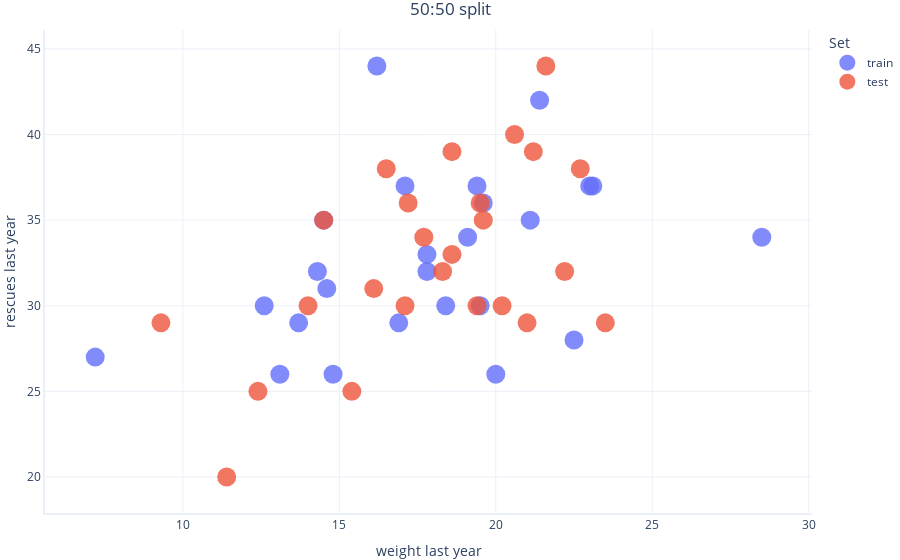
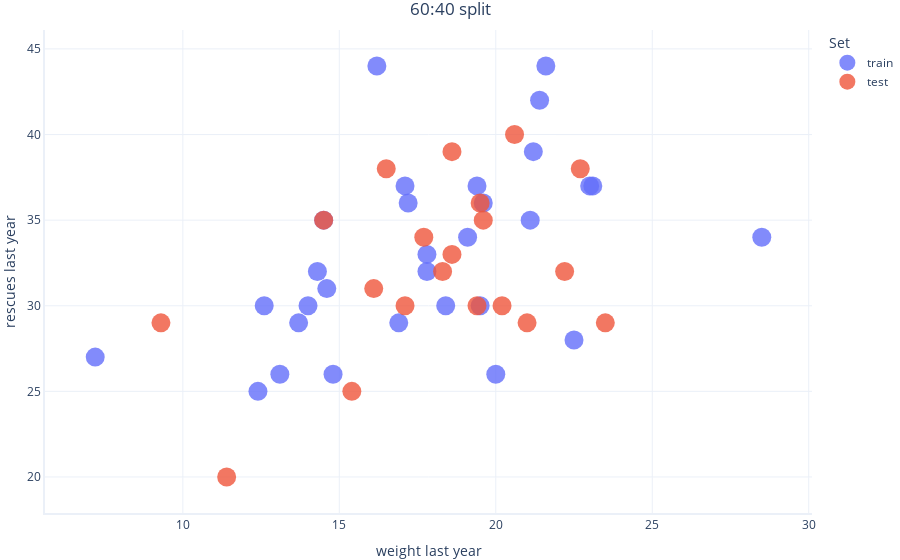
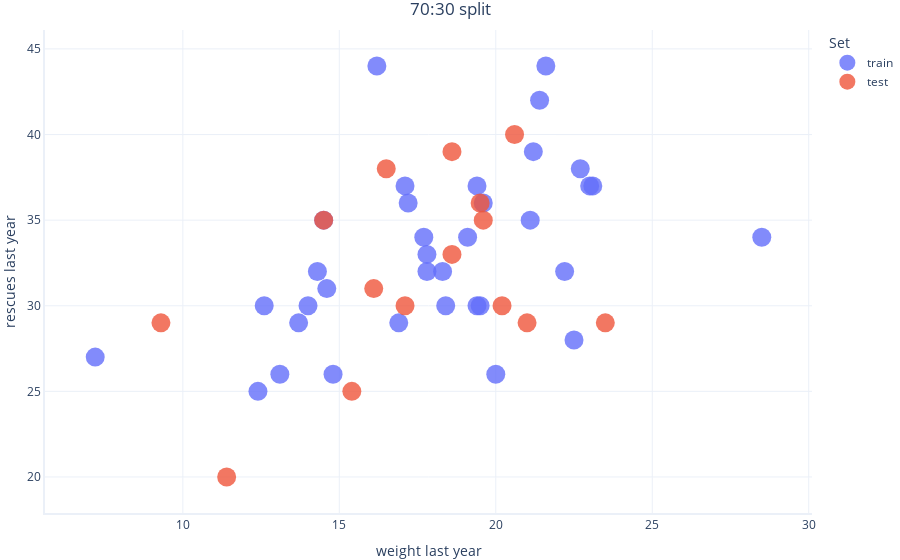
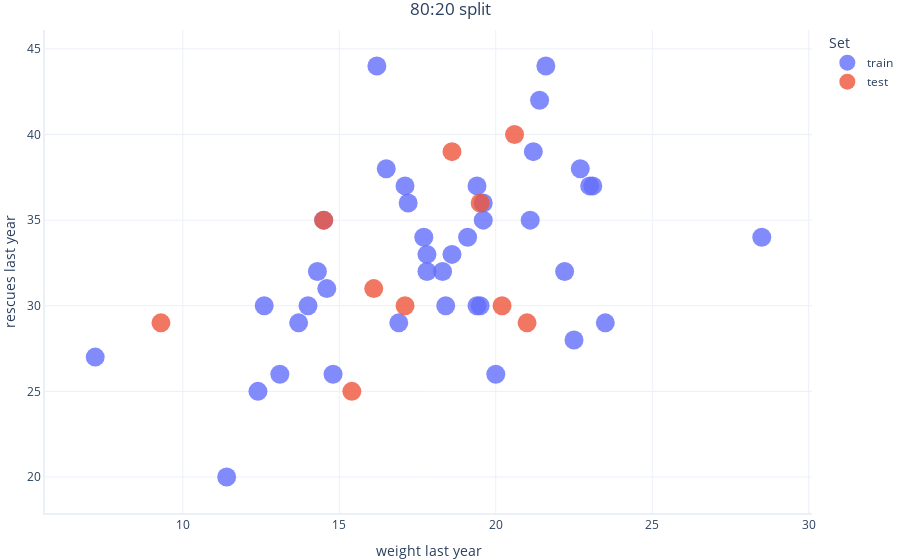

Notebook code cell kept with these figures, in order:
### Markdown cell above
Notice we have 50 observations plotted (which corresponds to the number of samples in the dataset).

## Dataset split ratio comparison
We will now split our dataset using different ratios to understand how these can affect our models

### Code cell
from sklearn.model_selection import train_test_split

# Split Dataset using different ratios 50:50, 60:40, 70:30, 80:20
train_5050, test_5050 = train_test_split(dataset, test_size=0.5, random_state=2)
train_6040, test_6040 = train_test_split(dataset, test_size=0.4, random_state=2)
train_7030, test_7030 = train_test_split(dataset, test_size=0.3, random_state=2)
train_8020, test_8020 = train_test_split(dataset, test_size=0.2, random_state=2)

# Add a column to each set to identify if a datapoint belongs to "train" or "test"
train_5050, test_5050 = train_5050.assign(Set="train"), test_5050.assign(Set="test")
train_6040, test_6040 = train_6040.assign(Set="train"), test_6040.assign(Set="test")
train_7030, test_7030 = train_7030.assign(Set="train"), test_7030.assign(Set="test")
train_8020, test_8020 = train_8020.assign(Set="train"), test_8020.assign(Set="test")

# Concatenate the "train" and "test" sets for each split so we can plot them on the same chart
df_5050 = pandas.concat([train_5050, test_5050], axis=0)
df_6040 = pandas.concat([train_6040, test_6040], axis=0)
df_7030 = pandas.concat([train_7030, test_7030], axis=0)
df_8020 = pandas.concat([train_8020, test_8020], axis=0)

# Plot each distribution for comparison
graphing.scatter_2D(df_5050, "weight_last_year", "rescues_last_year", title="50:50 split", label_colour="Set", show=True)
graphing.scatter_2D(df_6040, "weight_last_year", "rescues_last_year", title="60:40 split", label_colour="Set", show=True)
graphing.scatter_2D(df_7030, "weight_last_year", "rescues_last_year", title="70:30 split", label_colour="Set", show=True)
graphing.scatter_2D(df_8020, "weight_last_year", "rescues_last_year", title="80:20 split", label_colour="Set")

### Figure 1 — Plotly figure (JSON) as saved in the notebook; plotly's stock layout.template omitted (floating-point values rounded to 4 significant figures)
{"data": [{"hovertemplate": "Set=train<br>weight last year=%{x}<br>rescues last year=%{y}<extra></extra>", "legendgroup": "train", "marker": {"color": "#636efa", "size": 19, "symbol": "circle"}, "mode": "markers", "name": "train", "orientation": "v", "showlegend": true, "type": "scatter", "x": [21.4, 19.4, 19.1, 12.6, 14.5, 18.4, 13.1, 13.7, 23.1, 14.6, 14.8, 21.1, 19.5, 22.5, 16.2, 17.1, 23, 17.8, 17.8, 20, 28.5, 14.3, 16.9, 19.6, 7.2], "xaxis": "x", "y": [42, 37, 34, 30, 35, 30, 26, 29, 37, 31, 26, 35, 30, 28, 44, 37, 37, 32, 33, 26, 34, 32, 29, 36, 27], "yaxis": "y"}, {"hovertemplate": "Set=test<br>weight last year=%{x}<br>rescues last year=%{y}<extra></extra>", "legendgroup": "test", "marker": {"color": "#EF553B", "size": 19, "symbol": "circle"}, "mode": "markers", "name": "test", "orientation": "v", "showlegend": true, "type": "scatter", "x": [18.6, 17.1, 16.1, 20.2, 19.5, 14.5, 15.4, 21, 9.3, 20.6, 11.4, 23.5, 19.6, 18.6, 16.5, 19.4, 22.7, 17.7, 22.2, 18.3, 21.6, 12.4, 21.2, 14, 17.2], "xaxis": "x", "y": [39, 30, 31, 30, 36, 35, 25, 29, 29, 40, 20, 29, 35, 33, 38, 30, 38, 34, 32, 32, 44, 25, 39, 30, 36], "yaxis": "y"}], "layout": {"legend": {"title": {"text": "Set"}, "tracegroupgap": 0}, "title": {"text": "50:50 split"}, "xaxis": {"anchor": "y", "domain": [0, 1], "title": {"text": "weight last year"}}, "yaxis": {"anchor": "x", "domain": [0, 1], "title": {"text": "rescues last year"}}}}

### Figure 2 — Plotly figure (JSON) as saved in the notebook; plotly's stock layout.template omitted (floating-point values rounded to 4 significant figures)
{"data": [{"hovertemplate": "Set=train<br>weight last year=%{x}<br>rescues last year=%{y}<extra></extra>", "legendgroup": "train", "marker": {"color": "#636efa", "size": 19, "symbol": "circle"}, "mode": "markers", "name": "train", "orientation": "v", "showlegend": true, "type": "scatter", "x": [21.6, 12.4, 21.2, 14, 17.2, 21.4, 19.4, 19.1, 12.6, 14.5, 18.4, 13.1, 13.7, 23.1, 14.6, 14.8, 21.1, 19.5, 22.5, 16.2, 17.1, 23, 17.8, 17.8, 20, 28.5, 14.3, 16.9, 19.6, 7.2], "xaxis": "x", "y": [44, 25, 39, 30, 36, 42, 37, 34, 30, 35, 30, 26, 29, 37, 31, 26, 35, 30, 28, 44, 37, 37, 32, 33, 26, 34, 32, 29, 36, 27], "yaxis": "y"}, {"hovertemplate": "Set=test<br>weight last year=%{x}<br>rescues last year=%{y}<extra></extra>", "legendgroup": "test", "marker": {"color": "#EF553B", "size": 19, "symbol": "circle"}, "mode": "markers", "name": "test", "orientation": "v", "showlegend": true, "type": "scatter", "x": [18.6, 17.1, 16.1, 20.2, 19.5, 14.5, 15.4, 21, 9.3, 20.6, 11.4, 23.5, 19.6, 18.6, 16.5, 19.4, 22.7, 17.7, 22.2, 18.3], "xaxis": "x", "y": [39, 30, 31, 30, 36, 35, 25, 29, 29, 40, 20, 29, 35, 33, 38, 30, 38, 34, 32, 32], "yaxis": "y"}], "layout": {"legend": {"title": {"text": "Set"}, "tracegroupgap": 0}, "title": {"text": "60:40 split"}, "xaxis": {"anchor": "y", "domain": [0, 1], "title": {"text": "weight last year"}}, "yaxis": {"anchor": "x", "domain": [0, 1], "title": {"text": "rescues last year"}}}}

### Figure 3 — Plotly figure (JSON) as saved in the notebook; plotly's stock layout.template omitted (floating-point values rounded to 4 significant figures)
{"data": [{"hovertemplate": "Set=train<br>weight last year=%{x}<br>rescues last year=%{y}<extra></extra>", "legendgroup": "train", "marker": {"color": "#636efa", "size": 19, "symbol": "circle"}, "mode": "markers", "name": "train", "orientation": "v", "showlegend": true, "type": "scatter", "x": [19.4, 22.7, 17.7, 22.2, 18.3, 21.6, 12.4, 21.2, 14, 17.2, 21.4, 19.4, 19.1, 12.6, 14.5, 18.4, 13.1, 13.7, 23.1, 14.6, 14.8, 21.1, 19.5, 22.5, 16.2, 17.1, 23, 17.8, 17.8, 20, 28.5, 14.3, 16.9, 19.6, 7.2], "xaxis": "x", "y": [30, 38, 34, 32, 32, 44, 25, 39, 30, 36, 42, 37, 34, 30, 35, 30, 26, 29, 37, 31, 26, 35, 30, 28, 44, 37, 37, 32, 33, 26, 34, 32, 29, 36, 27], "yaxis": "y"}, {"hovertemplate": "Set=test<br>weight last year=%{x}<br>rescues last year=%{y}<extra></extra>", "legendgroup": "test", "marker": {"color": "#EF553B", "size": 19, "symbol": "circle"}, "mode": "markers", "name": "test", "orientation": "v", "showlegend": true, "type": "scatter", "x": [18.6, 17.1, 16.1, 20.2, 19.5, 14.5, 15.4, 21, 9.3, 20.6, 11.4, 23.5, 19.6, 18.6, 16.5], "xaxis": "x", "y": [39, 30, 31, 30, 36, 35, 25, 29, 29, 40, 20, 29, 35, 33, 38], "yaxis": "y"}], "layout": {"legend": {"title": {"text": "Set"}, "tracegroupgap": 0}, "title": {"text": "70:30 split"}, "xaxis": {"anchor": "y", "domain": [0, 1], "title": {"text": "weight last year"}}, "yaxis": {"anchor": "x", "domain": [0, 1], "title": {"text": "rescues last year"}}}}

### Figure 4 — Plotly figure (JSON) as saved in the notebook; plotly's stock layout.template omitted (floating-point values rounded to 4 significant figures)
{"data": [{"hovertemplate": "Set=train<br>weight last year=%{x}<br>rescues last year=%{y}<extra></extra>", "legendgroup": "train", "marker": {"color": "#636efa", "size": 19, "symbol": "circle"}, "mode": "markers", "name": "train", "orientation": "v", "showlegend": true, "type": "scatter", "x": [11.4, 23.5, 19.6, 18.6, 16.5, 19.4, 22.7, 17.7, 22.2, 18.3, 21.6, 12.4, 21.2, 14, 17.2, 21.4, 19.4, 19.1, 12.6, 14.5, 18.4, 13.1, 13.7, 23.1, 14.6, 14.8, 21.1, 19.5, 22.5, 16.2, 17.1, 23, 17.8, 17.8, 20, 28.5, 14.3, 16.9, 19.6, 7.2], "xaxis": "x", "y": [20, 29, 35, 33, 38, 30, 38, 34, 32, 32, 44, 25, 39, 30, 36, 42, 37, 34, 30, 35, 30, 26, 29, 37, 31, 26, 35, 30, 28, 44, 37, 37, 32, 33, 26, 34, 32, 29, 36, 27], "yaxis": "y"}, {"hovertemplate": "Set=test<br>weight last year=%{x}<br>rescues last year=%{y}<extra></extra>", "legendgroup": "test", "marker": {"color": "#EF553B", "size": 19, "symbol": "circle"}, "mode": "markers", "name": "test", "orientation": "v", "showlegend": true, "type": "scatter", "x": [18.6, 17.1, 16.1, 20.2, 19.5, 14.5, 15.4, 21, 9.3, 20.6], "xaxis": "x", "y": [39, 30, 31, 30, 36, 35, 25, 29, 29, 40], "yaxis": "y"}], "layout": {"legend": {"title": {"text": "Set"}, "tracegroupgap": 0}, "title": {"text": "80:20 split"}, "xaxis": {"anchor": "y", "domain": [0, 1], "title": {"text": "weight last year"}}, "yaxis": {"anchor": "x", "domain": [0, 1], "title": {"text": "rescues last year"}}}}
